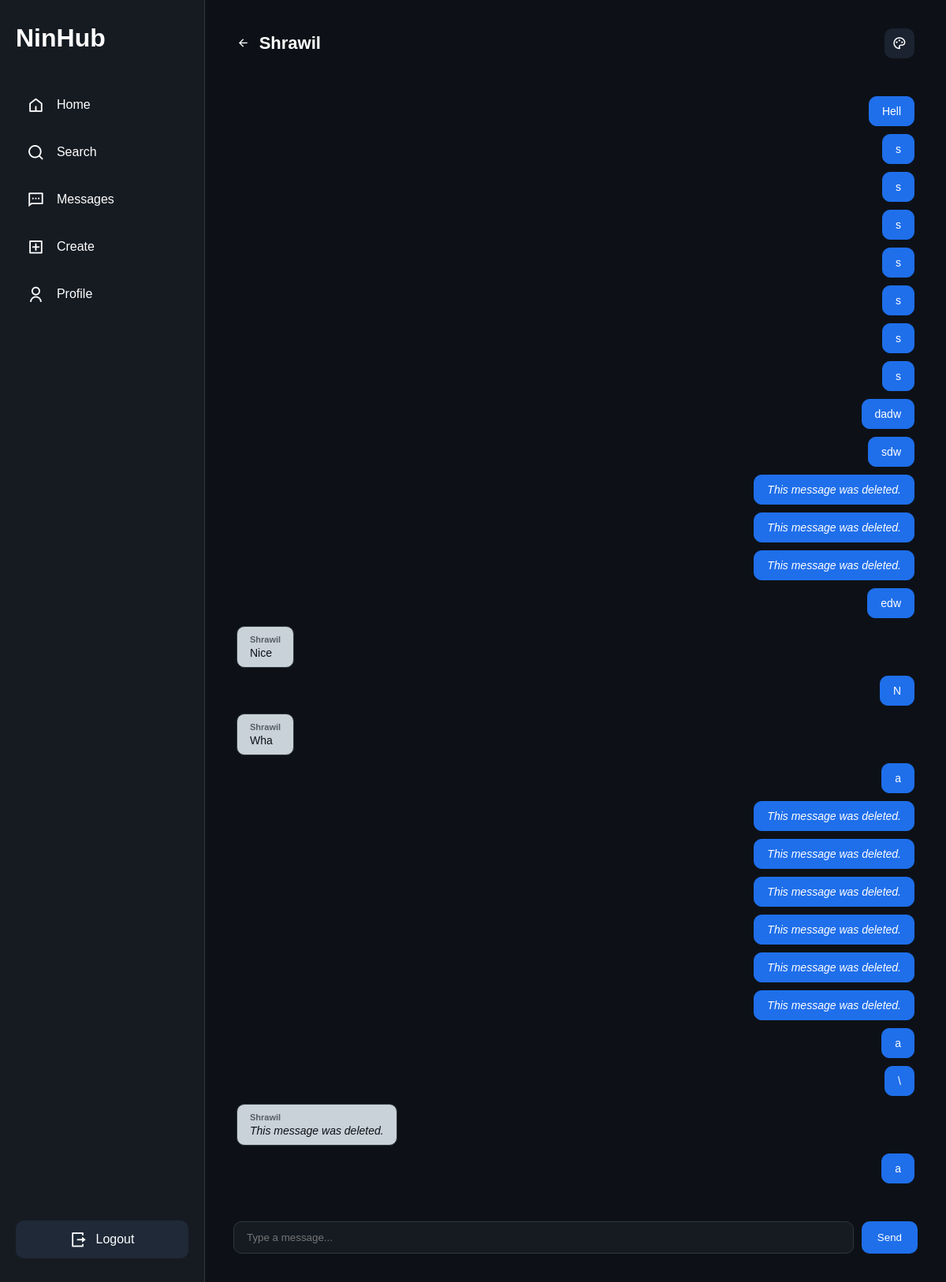
Page /social/chat/Shrawil/ (signed in) on the committed database.
### social/models.py (models this page shows)
class Message(models.Model):
    sender = models.ForeignKey(
        User,
        on_delete=models.CASCADE,
        related_name="sent_messages"
    )
    receiver = models.ForeignKey(
        User,
        on_delete=models.CASCADE,
        related_name="received_messages"
    )
    text = models.TextField(max_length=1000)
    created_at = models.DateTimeField(auto_now_add=True)
    is_read = models.BooleanField(default=False)
    is_deleted = models.BooleanField(default=False)
    class Meta:
        ordering = ["created_at"]

### social/views.py (the view, shortened to what this page needs)
# urls.py: path("chat/", views.chat_list, name="chat_list"),
@login_required
def chat(request, username):
    other_user = get_object_or_404(User, username=username)
    Message.objects.filter(
        sender=other_user,
        receiver=request.user,
        is_read=False
    ).update(is_read=True)
    Notification.objects.filter(
        user=request.user,
        sender=other_user,
        is_read=False
    ).update(is_read=True)
    messages = Message.objects.filter(
        Q(sender=request.user, receiver=other_user) |
        Q(sender=other_user, receiver=request.user)
    )
    return render(request, "social/chat.html", {
        "other_user": other_user,
        "messages": messages
    })

### social/templates/social/chat.html (shortened to what this page needs)
{% extends "base.html" %}
{% block content %}
<div class="chat-page">
    <div class="chat-header">
        <a href="{% url 'chat_list' %}">
            <i class="ri-arrow-left-line"></i>
        </a>
        <h2>{{ other_user.username }}</h2>
        <div class="chat-tools">
            <button id="themeBtn">
                <i class="ri-palette-line"></i>
            </button>
        </div>
    </div>
    <div class="messages" id="messages" data-last-id="{{ messages.last.id|default:0 }}">
        {% for message in messages %}
            <div class="bubble-row {% if message.sender == request.user %}sent{% else %}received{% endif %}" data-id="{{ message.id }}">
                <div class="bubble">
                    {% if message.sender != request.user %}
                    <span class="sender-name">{{ message.sender }}</span>
                    {% endif %}
                    {% if message.is_deleted %}
                        <i>This message was deleted.</i>
                    {% else %}
                        {{ message.text }}
                    {% endif %}
                </div>
            </div>
        {% empty %}
            <p class="no-messages">No messages yet.</p>
        {% endfor %}
    </div>
  <form method="POST" class="chat-form">
    <input
      type="text"
      name="message"
      autocomplete="off"
      placeholder="Type a message..."
      required
    >
    <button type="submit">Send</button>
  </form>
</div>
{% endblock %}

### user/templates/base.html (shortened to what this page needs)
{% load static %}
<!DOCTYPE html>
<html lang="en">
    <head>
        <link rel="stylesheet" href="{% static 'css/base.css' %}">
        <link href="https://cdn.jsdelivr.net/npm/remixicon/fonts/remixicon.css" rel="stylesheet">
    </head>
    <body>
        <div class="layout">
            <aside class="sidebar">
                <h1 class="logo">NinHub</h1>
                <nav>
                    <a href="{% url 'home' %}" class="{% if request.resolver_match.url_name == 'home' %}active{% endif %}">
                        <i class="ri-home-5-line"></i>
                        <span>Home</span>
                    </a>
                    <a href="{% url 'search' %}" class="{% if request.resolver_match.url_name == 'search' %}active{% endif %}">
                        <i class="ri-search-line"></i>
                        <span>Search</span>
                    </a>
                        <a href="{% url 'chat_list' %}" class="{% if request.resolver_match.url_name == 'chat_list' %}active{% endif %}">
                        <i class="ri-message-2-line"></i>
                        <span>Messages</span>
                    </a>
                    <a href="{% url 'create-post' %}" class="{% if request.resolver_match.url_name == 'create_post' %}active{% endif %}">
                        <i class="ri-add-box-line"></i>
                        <span>Create</span>
                    </a>
                    <a href="{% url 'me' %}" class="{% if request.resolver_match.url_name == 'me' %}active{% endif %}">
                        <i class="ri-user-line"></i>
                        <span>Profile</span>
                    </a>
                </nav>
                <div class="logout-container">
                    <a href="{% url 'logout' %}" class="logout-btn">
                        <i class="ri-logout-box-r-line"></i>
                        <span>Logout</span>
                    </a>
                </div>
            </aside>
            <main class="content">
                {% block content %}
                {% endblock %}
            </main>
        </div>
    </body>
</html>

### static/css/base.css (style rules this page uses)
* { margin:0; padding:0; box-sizing:border-box; font-family:Arial,sans-serif; }
body { background:#0d1117; color:white; }
a { text-decoration:none; color:inherit; }
.layout { display:flex; min-height:100vh; flex:1; }
.sidebar { width:260px; background:#161b22; border-right:1px solid #30363d; display:flex; flex-direction:column; padding:30px 20px; position:sticky; top:0; height:100vh; flex-shrink:0; }
.logo { font-size:32px; margin-bottom:40px; }
.sidebar nav { display:flex; flex-direction:column; gap:8px; }
.sidebar nav a { display:flex; align-items:center; gap:15px; padding:14px; border-radius:10px; transition:.25s; }
.sidebar i { font-size:22px; }
.logout-container { margin-top:auto; }
.logout-btn { display:flex; justify-content:center; align-items:center; gap:10px; background:#1f2937; padding:12px; border-radius:10px; transition:.25s; }
.content { flex:1; padding:24px; display:flex; height:100vh; overflow:hidden; }

### social/templates/social/chat.html (style rules this page uses)
:root { --chat-bg:#0d1117; --border:#30363d; --sent-bg:#1f6feb; --sent-text:#fff; --received-bg:#c9d1d9; --received-text:#0d1117; --input-bg:#161b22; --input-text:#fff; }
.chat-page { position:fixed; top:0; left:260px; right:0; bottom:0; display:flex; flex-direction:column; background:var(--chat-bg); padding:20px; z-index:100; overflow:hidden; }
.chat-header { display:flex; align-items:center; padding:16px 20px; background:var(--chat-bg); border-radius:16px; margin-bottom:12px; }
.chat-header h2 { margin-left:12px; font-size:22px; font-weight:600; }
.chat-tools { margin-left:auto; display:flex; gap:10px; }
.chat-tools button { width:38px; height:38px; border:none; border-radius:10px; background:#1b2330; color:white; cursor:pointer; font-size:18px; transition:.2s; }
.messages { flex:1; min-height:0; overflow-y:auto; overflow-x:hidden; display:flex; flex-direction:column; gap:10px; padding:20px; }
.bubble-row { display:flex; max-width:65%; }
.sent { align-self:flex-end; }
.received { align-self:flex-start; }
.bubble { padding:10px 16px; border-radius:10px; font-size:14px; border:1px solid var(--border); transition:.3s; }
.sender-name { display:block; font-size:11px; font-weight:bold; margin-bottom:3px; opacity:.6; }
.sent .bubble { background:var(--sent-bg); color:var(--sent-text); border-color:var(--sent-bg); }
.received .bubble { background:var(--received-bg); color:var(--received-text); }
.chat-form { display:flex; gap:10px; margin-top:12px; padding:16px; background:var(--chat-bg); border-radius:16px; }
.chat-form input { flex:1; padding:12px 16px; border-radius:10px; border:1px solid var(--border); background:var(--input-bg); color:var(--input-text); outline:none; }
.chat-form button { padding:12px 20px; border:none; border-radius:10px; background:var(--sent-bg); color:white; cursor:pointer; }

### rows in the picture
Message: text "Hell"
Message: text "s"
Message: text "s"
Message: text "s"
Message: text "s"
Message: text "s"
Message: text "s"
Message: text "s"
Message: text "dadw"
Message: text "sdw"
Message: is_deleted "This message was deleted."
Message: is_deleted "This message was deleted."
Message: is_deleted "This message was deleted."
Message: text "edw"
Message: sender "Shrawil", text "Nice"
Message: text "N"
Message: sender "Shrawil", text "Wha"
Message: text "a"
Message: is_deleted "This message was deleted."
Message: is_deleted "This message was deleted."
Message: is_deleted "This message was deleted."
Message: is_deleted "This message was deleted."
Message: is_deleted "This message was deleted."
Message: is_deleted "This message was deleted."
Message: text "a"
Message: text "\\"
Message: sender "Shrawil", is_deleted "This message was deleted."
Message: text "a"

### other values in the picture
{{ other_user.username }} "Shrawil"
